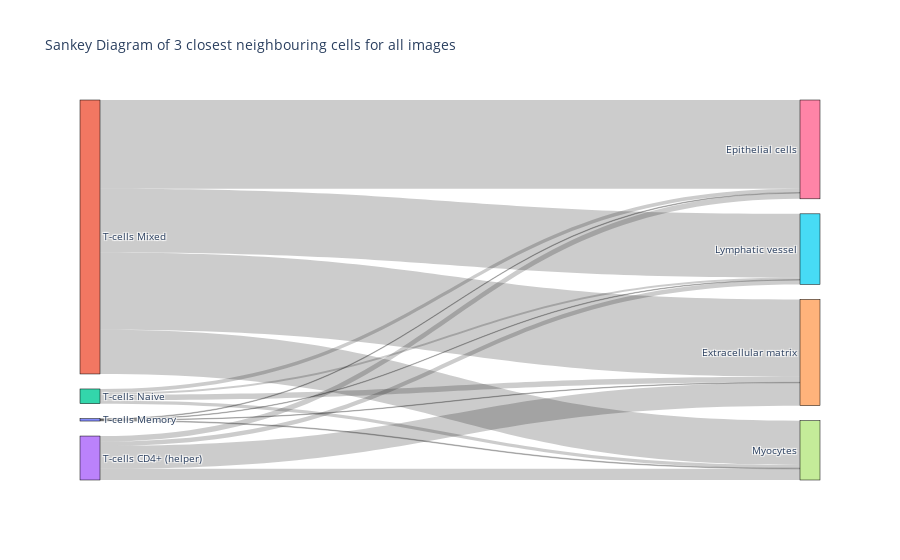

The cell this chart's notebook holds for it:
### Markdown cell above
#### Create Sankey plot for combined df

### Code cell
combined_sankey_fig = create_sankey(combined_from_to_df, from_cts, to_cts, "all images", radius)

### Figure 1 — Plotly figure (JSON) as saved in the notebook; plotly's stock layout.template omitted (floating-point values rounded to 4 significant figures)
{"data": [{"link": {"source": [0, 0, 0, 0, 1, 1, 1, 1, 2, 2, 2, 2, 3, 3, 3, 3], "target": [4, 5, 6, 7, 4, 5, 6, 7, 4, 5, 6, 7, 4, 5, 6, 7], "value": [8, 9, 11, 12, 1291, 1063, 1481, 739, 94, 34, 63, 54, 381, 72, 95, 186]}, "node": {"label": ["T-cells Memory", "T-cells Mixed", "T-cells Naive", "T-cells CD4+ (helper)", "Extracellular matrix", "Lymphatic vessel", "Epithelial cells", "Myocytes"], "line": {"color": "black", "width": 0.5}, "pad": 15, "thickness": 20}, "type": "sankey"}], "layout": {"font": {"size": 10}, "title": {"text": "Sankey Diagram of 3 closest neighbouring cells for all images"}}}
